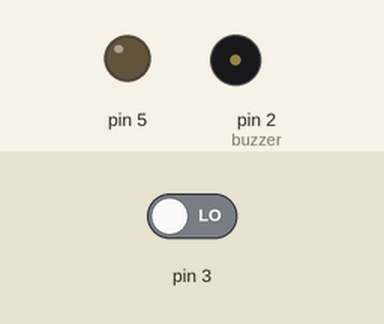
Bench run of a sketch on a simulated Arduino Uno, built with avr-gcc and run on an emulated ATmega328P. Shown: output pins drawn as LEDs (lit = HIGH), buzzer (waves = sounding, pin HIGH). The test bench sets the inputs (shaded band); at power-on: pin 3 LOW.

Above: at 1.2 s.
1.3 s: pin 3 driven HIGH
At 2.5 s:
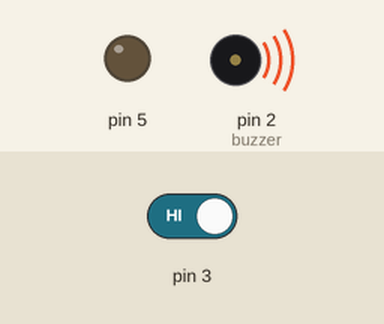
2.8 s: pin 3 driven LOW
At 3.7 s:
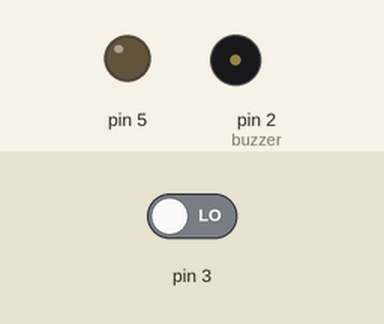
Timing chart, 0 to 5.8 s (numbered marks = the images above; inputs shaded):
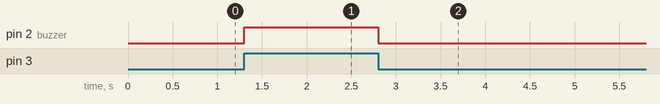

Measured:
- after the input at 1.3 s, pin 2 (buzzer): LOW → HIGH at once
- after the input at 2.8 s, pin 2 (buzzer): HIGH → LOW at once

The sketch:

Grupo_Stark_Exp_Botoes.ino
```cpp
int botao = 3;
int buzzer = 2;


void setup() {
pinMode(2,OUTPUT);
pinMode(3,INPUT);
pinMode(4,INPUT);
pinMode(5,OUTPUT);
}
void loop() {
if(digitalRead(3) == HIGH){
  digitalWrite(buzzer,HIGH);
  }else{
  digitalWrite(buzzer,LOW);
}
}
```
